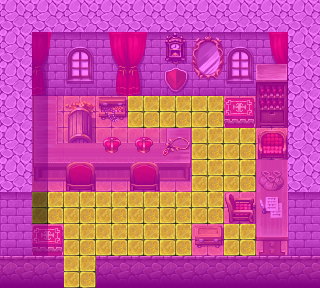

The image is a tile-based game level rendered from a .tmx file. Its description and source (layers, tilesets, objects; grid data summarised) follow:
An orthogonal 10x9 tile map with 32x32 px tiles, 4 tile layers (Ground, Objects, Above, Walkable), 15 tilesets and 2 objects (mapchange, spawn).

<map version="1.0" orientation="orthogonal" width="10" height="9" tilewidth="32" tileheight="32">
    <tileset firstgid="1" name="map_12" tilewidth="32" tileheight="32">
        <image source="../drawable/map_12.png" />
    </tileset>
    <tileset firstgid="65" name="map_7" tilewidth="32" tileheight="32">
        <image source="../drawable/map_7.png" />
    </tileset>
    <tileset firstgid="129" name="map_5" tilewidth="32" tileheight="32">
        <image source="../drawable/map_5.png" />
    </tileset>
    <tileset firstgid="193" name="map_20" tilewidth="32" tileheight="32">
        <image source="../drawable/map_20.png" />
    </tileset>
    <tileset firstgid="257" name="map_11" tilewidth="32" tileheight="32">
        <image source="../drawable/map_11.png" />
    </tileset>
    <tileset firstgid="321" name="map_25" tilewidth="32" tileheight="32">
        <image source="../drawable/map_25.png" />
    </tileset>
    <tileset firstgid="385" name="map_22" tilewidth="32" tileheight="32">
        <image source="../drawable/map_22.png" />
    </tileset>
    <tileset firstgid="449" name="map_10" tilewidth="32" tileheight="32">
        <image source="../drawable/map_10.png" />
    </tileset>
    <tileset firstgid="513" name="map_9" tilewidth="32" tileheight="32">
        <image source="../drawable/map_9.png" />
    </tileset>
    <tileset firstgid="577" name="map_15" tilewidth="32" tileheight="32">
        <image source="../drawable/map_15.png" />
    </tileset>
    <tileset firstgid="641" name="map_24" tilewidth="32" tileheight="32">
        <image source="../drawable/map_24.png" />
    </tileset>
    <tileset firstgid="705" name="map_23" tilewidth="32" tileheight="32">
        <image source="../drawable/map_23.png" />
    </tileset>
    <tileset firstgid="769" name="map_0" tilewidth="32" tileheight="32">
        <image source="../drawable/map_0.png" />
    </tileset>
    <tileset firstgid="833" name="map_3" tilewidth="32" tileheight="32">
        <image source="../drawable/map_3.png" />
    </tileset>
    <tileset firstgid="897" name="map_2" tilewidth="32" tileheight="32">
        <image source="../drawable/map_2.png" />
    </tileset>
    <layer name="Ground" width="10" height="9">
        <data>[90 cells, 90 non-empty, 5 distinct tile ids]</data>
    </layer>
    <layer name="Objects" width="10" height="9">
        <data>[90 cells, 38 non-empty, 28 distinct tile ids]</data>
    </layer>
    <layer name="Above" width="10" height="9">
        <data>[90 cells, 16 non-empty, 8 distinct tile ids]</data>
    </layer>
    <layer name="Walkable" width="10" height="9">
        <data>[90 cells, 71 non-empty, 1 distinct tile ids]</data>
    </layer>
    <objectgroup name="Mapevents" visible="0">
        <object name="entrance" type="mapchange" x="64" y="256" width="32" height="32">
            <properties>
                <property name="map" value="brimhaven4" />
                <property name="place" value="shop" />
            </properties>
        </object>
    </objectgroup>
    <objectgroup name="Spawn">
        <object name="brv_shop_owner" type="spawn" x="128" y="96" width="128" height="96">
            <properties>
                <property name="spawngroup" value="brv_shop_owner" />
            </properties>
        </object>
    </objectgroup>
    <objectgroup name="Keys" visible="0" />
</map>
